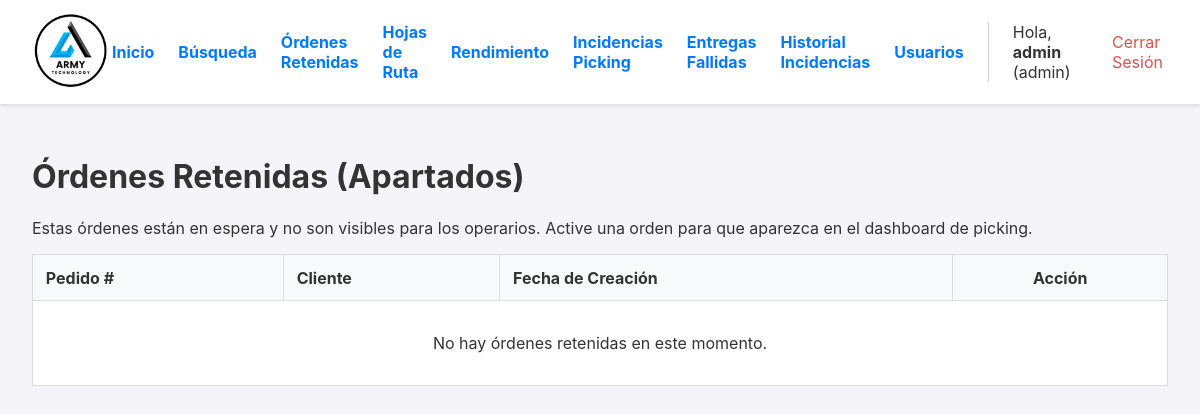
The page /ordenes-retenidas (signed in) on the database as committed earlier.
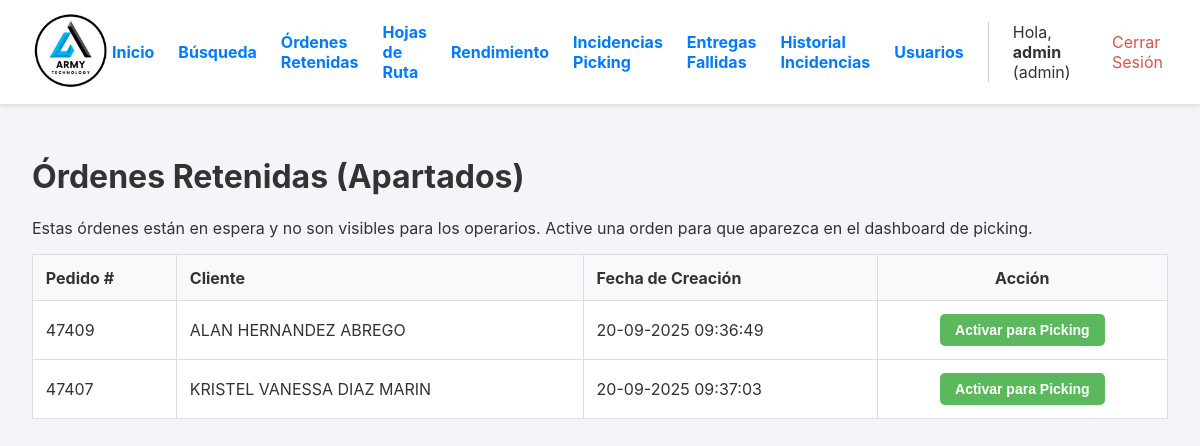
The same page on the database as committed later.
### app.py (models this page shows, shortened)
class Orden(db.Model):
    id = db.Column(db.Integer, primary_key=True)
    numero_pedido = db.Column(db.String(50), unique=True, nullable=False)
    cliente_nombre = db.Column(db.String(200), nullable=False)
    cliente_direccion = db.Column(db.String(300), nullable=True)
    estado = db.Column(db.String(30), nullable=False, default='PENDIENTE')
    fecha_creacion = db.Column(db.DateTime, nullable=False, default=datetime.datetime.utcnow)
    lote_id = db.Column(db.Integer, db.ForeignKey('lote_picking.id'), nullable=True)
    items = db.relationship('ItemOrden', backref='orden', lazy=True, cascade="all, delete-orphan")
    fecha_inicio_picking = db.Column(db.DateTime, nullable=True)
    fecha_fin_picking = db.Column(db.DateTime, nullable=True)
    fecha_fin_packing = db.Column(db.DateTime, nullable=True)
    fecha_despacho = db.Column(db.DateTime, nullable=True)
    packer_id = db.Column(db.Integer, db.ForeignKey('user.id', ondelete='SET NULL'), nullable=True)
    packer = db.relationship('User', foreign_keys=[packer_id])
    devolucion_confirmada = db.Column(db.Boolean, default=False, nullable=False)
    bultos = db.relationship('Bulto', backref='orden', cascade="all, delete-orphan")
    hoja_de_ruta_id = db.Column(db.Integer, db.ForeignKey('hoja_de_ruta.id'), nullable=True)
    destino_id = db.Column(db.Integer, db.ForeignKey('destino.id'), nullable=True)
    destino = db.relationship('Destino', backref='ordenes')
    guia_encomienda = db.Column(db.String(100), nullable=True)
    nota_entrega = db.Column(db.Text, nullable=True)
    fecha_entrega_final = db.Column(db.DateTime, nullable=True)

### app.py (the view)
@app.route('/ordenes-retenidas')
@login_required
@admin_required # Solo admins pueden ver y gestionar esto
def ordenes_retenidas():
    ordenes = db.session.execute(
        db.select(Orden).where(Orden.estado == 'RETENIDO').order_by(Orden.fecha_creacion.asc())
    ).scalars().all()
    return render_template('ordenes_retenidas.html', ordenes=ordenes)

### app.py (called while the page is built)
def admin_required(f):
    @wraps(f)
    def decorated_function(*args, **kwargs):
        if not current_user.is_authenticated or current_user.role != 'admin':
            flash('Se requiere rol de administrador para acceder a esta página.', 'error')
            return redirect(url_for('dashboard'))
        return f(*args, **kwargs)
    return decorated_function

@login_manager.user_loader
def load_user(user_id):
    return db.session.get(User, int(user_id))

@app.template_filter('localtime')
def to_localtime_filter(utc_datetime):
    if not utc_datetime: return ""
    local_tz = pytz.timezone('America/Costa_Rica')
    local_dt = utc_datetime.replace(tzinfo=pytz.utc).astimezone(local_tz)
    return local_dt.strftime('%d-%m-%Y %H:%M:%S')

### templates/ordenes_retenidas.html (shortened to what this page needs)
{% extends "layout.html" %}
{% block content %}
    <h1>Órdenes Retenidas (Apartados)</h1>
    <p>Estas órdenes están en espera y no son visibles para los operarios. Active una orden para que aparezca en el dashboard de picking.</p>
    <table>
        <thead>
            <tr>
                <th>Pedido #</th>
                <th>Cliente</th>
                <th>Fecha de Creación</th>
                <th style="text-align: center;">Acción</th>
            </tr>
        </thead>
        <tbody>
            {% for orden in ordenes %}
            <tr>
                <td>{{ orden.numero_pedido }}</td>
                <td>{{ orden.cliente_nombre }}</td>
                <td>{{ orden.fecha_creacion | localtime }}</td>
                <td style="text-align: center;">
                    <form action="{{ url_for('activar_orden', orden_id=orden.id) }}" method="POST">
                        <button type="submit" class="activate-btn">Activar para Picking</button>
                    </form>
                </td>
            </tr>
            {% else %}
            <tr>
                <td colspan="4" style="text-align: center; padding: 2em;">No hay órdenes retenidas en este momento.</td>
            </tr>
            {% endfor %}
        </tbody>
    </table>
{% endblock %}

Rows that differ between the two databases and show on the page:
now on this page (row edited): Orden: numero_pedido "47409", cliente_nombre "ALAN HERNANDEZ ABREGO", fecha_creacion "20-09-2025 09:36:49"
added Orden: numero_pedido "47407", cliente_nombre "KRISTEL VANESSA DIAZ MARIN", fecha_creacion "20-09-2025 09:37:03"
Other text that changed with them:
text no longer shown: "No hay órdenes retenidas en este momento."
